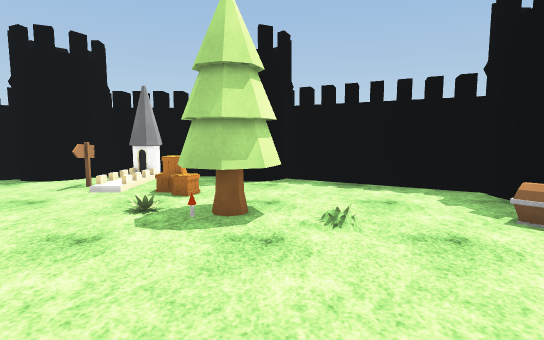
view 1 (above)

12 first-person views from a walk through a scene from a Unity 3-D project. The camera is 1.4 m above the floor, tilts 6° down and sees 80° across. The floor is counted in squares, 1 m on a side. Each view is taken from the middle of a square. On the plan, view 1 faces up. The plan holds only what a view shows up to about 15 squares ahead; the rest is blank. The place goes on beyond the plan. The player character is not drawn. Some surface patterns are stand-ins.

view 2
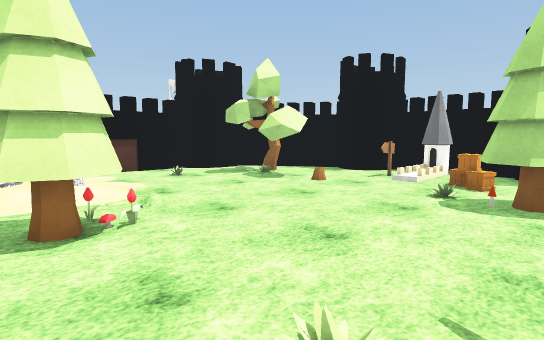

view 3
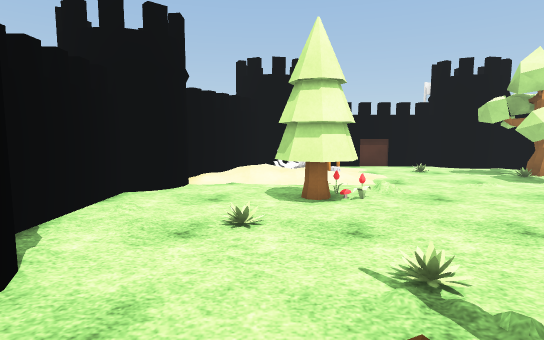

view 4
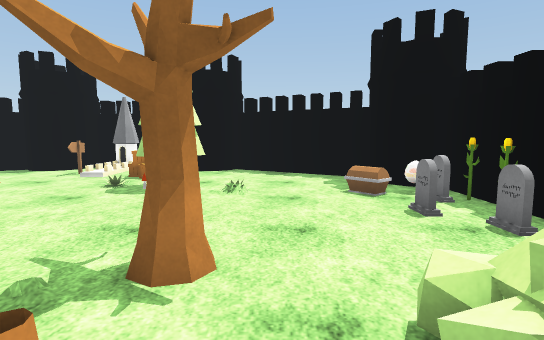

view 5
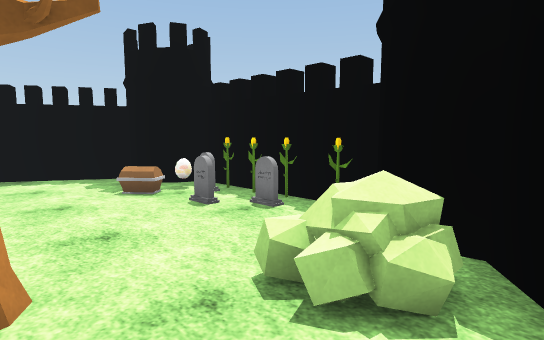

view 6
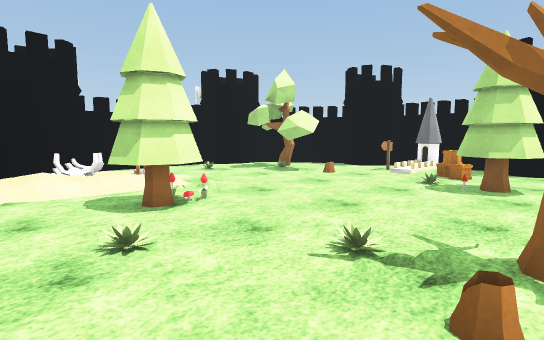

view 7
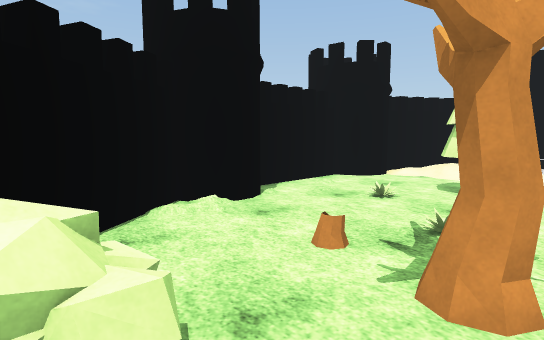

view 8
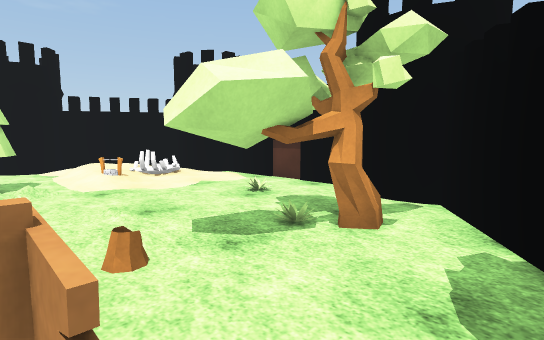

view 9
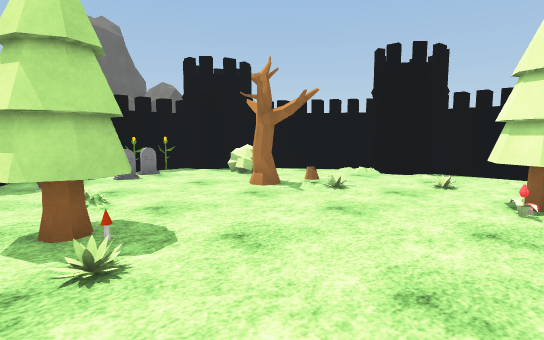

view 10
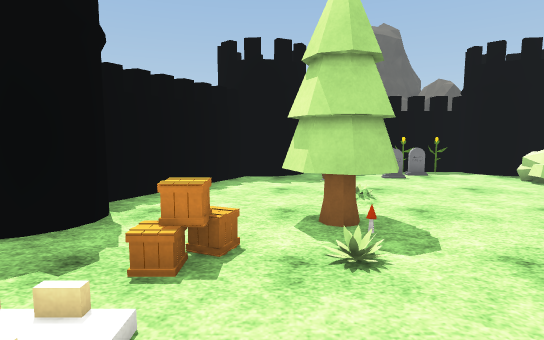

view 11
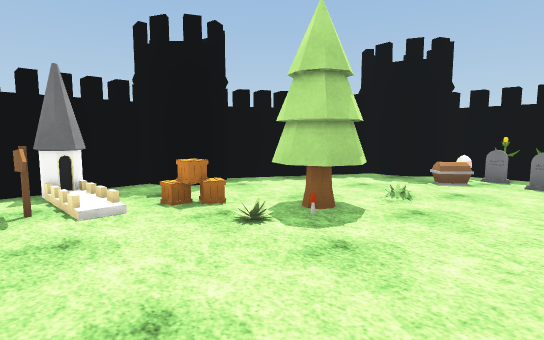

view 12
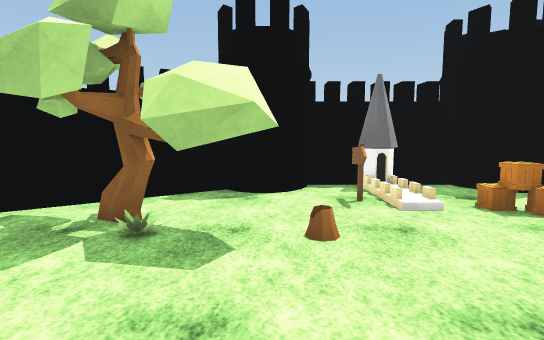

### Floor plan
Key: @ floor where view 1 was taken; # wall or solid block; . main floor; : floor 0.25 m higher than the main floor; / step, stairs or slope; S sign; C crate; T tree; P plant; M mushroom; H chest; F flower; B bones; E egg; N tombstone; U bush; O other object.
Columns run from 13 left of view 1 to 7 right of it. Each row starts with its distance up from view 1.
 11      ####O####
 10    ####..O..#####
  9  ###....S/......###
  8  #..T....//C......#
  7  #.TPT......T.....##
  6 ##...TT....PMT.....##
  5 #...........TTO..OH##
  4 #.O...............EP#
  3 #.................N##
  2 #..................N#
  1 #......:O.....T....P#
  0 #...//.FF...P@T.....#
 -1 ##B.//.TT.......UU###
 -2  #:///.TT.P......U#
 -3  ##///...........##
 -4   ###..........###
 -5     ####...#####
 -6        #####

Positions as (right, up) in squares from view 1, and headings:
1: (0, 0), facing up
2: (0, -2), facing up-left
3: (2, -2), facing left
4: (2, -3), facing up
5: (1, -3), facing up-right
6: (1, -4), facing up-left
7: (4, 1), facing down-left
8: (-5, 10), facing down-left
9: (-6, 7), facing down-right
10: (-6, 7), facing right
11: (-6, 2), facing up-right
12: (-7, 2), facing up
